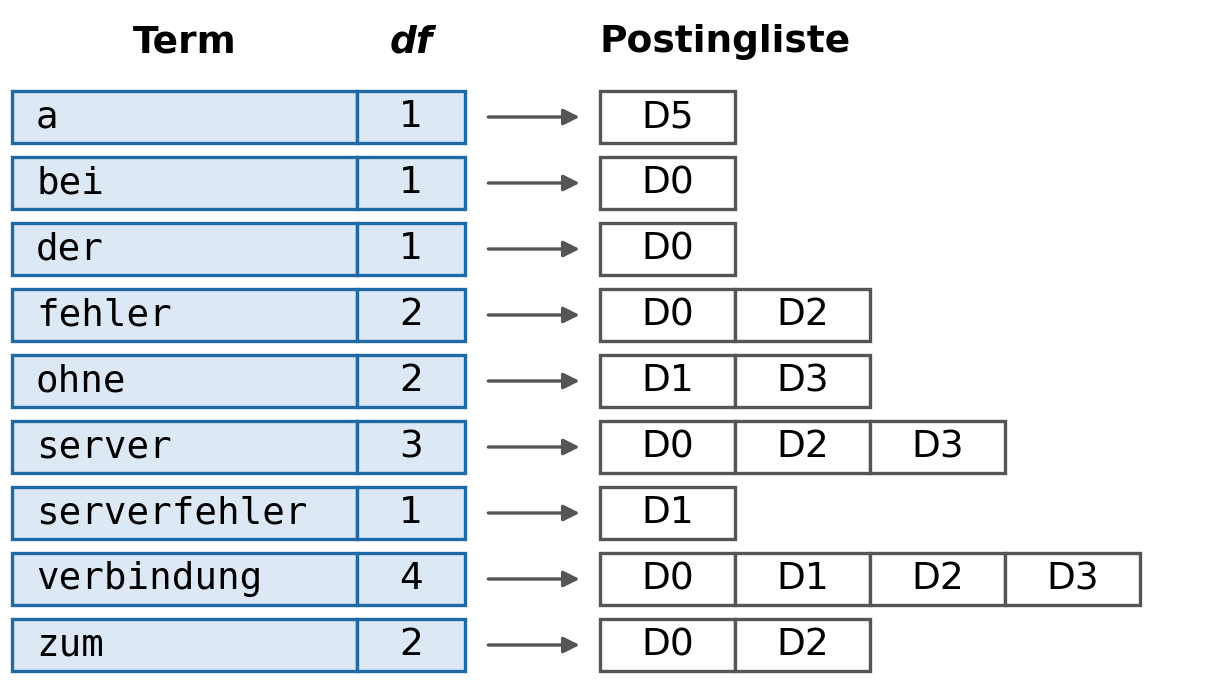

Here is the Python script that generated this plot:
"""Abbildung für Abschnitt 4.2: Wörterbuch mit Dokumentfrequenz und Postinglisten.

Die Inhalte werden nicht von Hand eingetragen, sondern mit dem Projektcode aus
dem Beispielkorpus daten/beispiele/d0_d5 berechnet (load_corpus,
prepare_corpus, build_inverted_index). Ausgabe: 42_woerterbuch_postings.pdf
und .png neben diesem Skript. Korpusdateien, verwendete Projektmodule,
Ausgaben und Skript werden mit SHA-256 im gemeinsamen Plotmanifest
arbeit_plot_manifest.json festgehalten (Eintrag dieses Skripts).

Aufruf aus der Repositorywurzel:
    .venv/bin/python ergebnisse/abbildungen_arbeit/42_woerterbuch_postings.py
"""

import hashlib
import inspect
import json
from pathlib import Path
import sys

import matplotlib

matplotlib.use("Agg")
import matplotlib.pyplot as plt  # noqa: E402
from matplotlib.patches import FancyArrowPatch, Rectangle  # noqa: E402

from gemeinsam import load_corpus, prepare_corpus, tokenize  # noqa: E402
from invertierter_index import build_inverted_index  # noqa: E402

HIER = Path(__file__).resolve().parent
WURZEL = HIER.parents[1]
KORPUS = WURZEL / "daten" / "beispiele" / "d0_d5"
ZIEL = HIER / "42_woerterbuch_postings"
MANIFEST = HIER / "arbeit_plot_manifest.json"

BLAU = "#1f6aa5"
BLAU_HELL = "#dce8f4"
GRAU = "#555555"

plt.rcParams.update({
    "font.size": 9,
    "pdf.fonttype": 42,
    "svg.fonttype": "none",
})


def sha256(pfad: Path) -> str:
    return hashlib.sha256(pfad.read_bytes()).hexdigest()


def relativ(pfad: Path) -> str:
    return pfad.resolve().relative_to(WURZEL).as_posix()


def schreibe_manifest(eingaben: list[Path], ausgaben: list[Path]) -> None:
    """Aktualisiert nur den Eintrag dieses Skripts im gemeinsamen Plotmanifest."""
    try:
        manifest = json.loads(MANIFEST.read_text(encoding="utf-8"))
    except FileNotFoundError:
        manifest = {}
    manifest["zweck"] = ("Herkunft der eigens für die Arbeit gezeichneten Abbildungen "
                         "unter ergebnisse/abbildungen_arbeit/, die kein anderes Plotmanifest erfasst")
    skripte = manifest.setdefault("skripte", {})
    skript = Path(__file__).resolve()
    skripte[relativ(skript)] = {
        "skript_sha256": sha256(skript),
        "matplotlib_version": matplotlib.__version__,
        "python_version": sys.version.split()[0],
        "eingaben_sha256": {relativ(p): sha256(p) for p in eingaben},
        "ausgaben_sha256": {relativ(p): sha256(p) for p in ausgaben},
    }
    manifest["skripte"] = dict(sorted(skripte.items()))
    MANIFEST.write_text(json.dumps(manifest, ensure_ascii=False, indent=2) + "\n",
                        encoding="utf-8")


def kurz(kennung: str) -> str:
    """D0.txt -> D0, wie im Text der Arbeit."""
    return kennung.removesuffix(".txt")


def main() -> None:
    index = build_inverted_index(prepare_corpus(load_corpus(KORPUS)))
    # Das dict hat keine zugesagte Reihenfolge, für die Darstellung alphabetisch.
    eintraege = [(term, index[term]) for term in sorted(index)]
    postings_gesamt = sum(len(liste) for _, liste in eintraege)
    assert len(eintraege) == 9 and postings_gesamt == 17, (len(eintraege), postings_gesamt)

    zeile = 0.22          # Zeilenhöhe in Zoll
    kopf = 0.28
    breite = 4.1
    hoehe = kopf + zeile * len(eintraege) + 0.06
    fig = plt.figure(figsize=(breite, hoehe))
    ax = fig.add_axes((0, 0, 1, 1))
    ax.set_xlim(0, breite)
    ax.set_ylim(0, hoehe)
    ax.axis("off")

    x_term, w_term = 0.04, 1.15
    x_df, w_df = x_term + w_term, 0.36
    x_liste, w_zelle = x_df + w_df + 0.45, 0.45
    h = zeile * 0.78

    y_kopf = hoehe - kopf / 2
    ax.text(x_term + w_term / 2, y_kopf, "Term", ha="center", va="center", weight="bold")
    ax.text(x_df + w_df / 2, y_kopf, "df", ha="center", va="center", weight="bold",
            style="italic")
    ax.text(x_liste, y_kopf, "Postingliste",
            ha="left", va="center", weight="bold")

    for nummer, (term, liste) in enumerate(eintraege):
        y = hoehe - kopf - zeile * (nummer + 0.5)
        unten = y - h / 2
        ax.add_patch(Rectangle((x_term, unten), w_term, h, facecolor=BLAU_HELL,
                               edgecolor=BLAU, linewidth=0.8))
        ax.add_patch(Rectangle((x_df, unten), w_df, h, facecolor=BLAU_HELL,
                               edgecolor=BLAU, linewidth=0.8))
        ax.text(x_term + 0.08, y, term, ha="left", va="center", family="DejaVu Sans Mono")
        ax.text(x_df + w_df / 2, y, str(len(liste)), ha="center", va="center")
        ax.add_patch(FancyArrowPatch((x_df + w_df + 0.05, y), (x_liste - 0.04, y),
                                     arrowstyle="-|>", mutation_scale=8,
                                     color=GRAU, linewidth=0.8))
        for spalte, kennung in enumerate(liste):
            x = x_liste + spalte * w_zelle
            ax.add_patch(Rectangle((x, unten), w_zelle, h, facecolor="white",
                                   edgecolor=GRAU, linewidth=0.8))
            ax.text(x + w_zelle / 2, y, kurz(kennung), ha="center", va="center")

    for endung in ("pdf", "png"):
        fig.savefig(ZIEL.with_suffix(f".{endung}"), dpi=300,
                    metadata={"CreationDate": None} if endung == "pdf" else None)
    plt.close(fig)

    korpusdateien = sorted(KORPUS.rglob("*.txt"))
    # Korpus, Tokenisierung und Index bestimmen den Inhalt der Abbildung.
    module = sorted({Path(inspect.getsourcefile(f)).resolve()
                     for f in (load_corpus, prepare_corpus, tokenize, build_inverted_index)})
    schreibe_manifest(korpusdateien + module,
                      [ZIEL.with_suffix(".pdf"), ZIEL.with_suffix(".png")])


if __name__ == "__main__":
    main()
